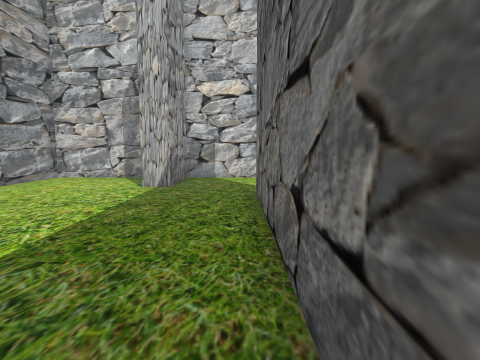
View 1 (above)

19 first-person views from a walk through a Unity game level. The camera is 1.3 m above the floor, tilts 6° down and sees 80° across. The floor is counted in squares, 1 m on a side. Each view is taken from the middle of a square. On the plan, view 1 faces up. The plan holds only what a view shows up to about 13 squares ahead; the rest is blank. The place goes on beyond the plan. Some surface patterns are stand-ins.

View 2
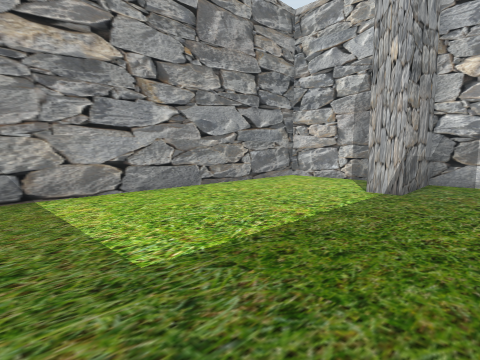

View 3
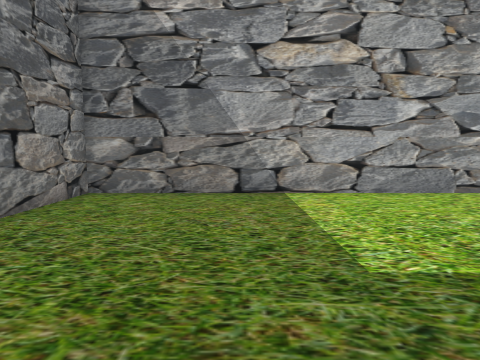

View 4
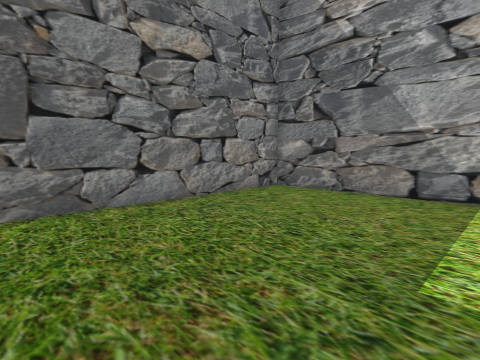

View 5
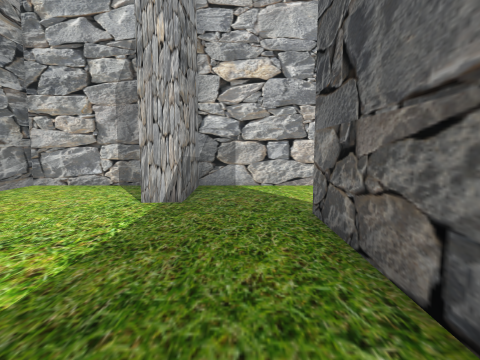

View 6
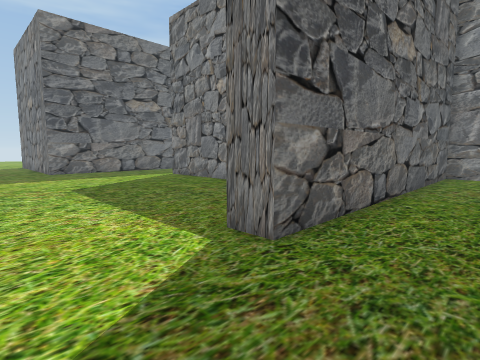

View 7
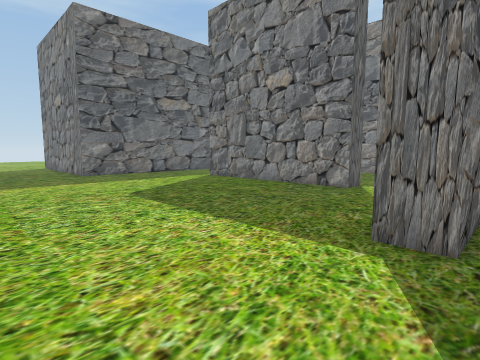

View 8
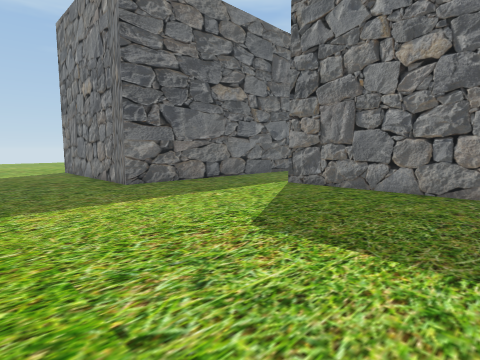

View 9
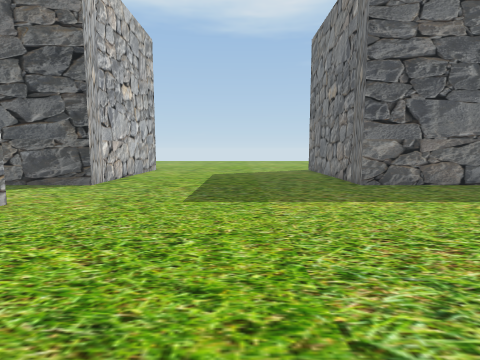

View 10
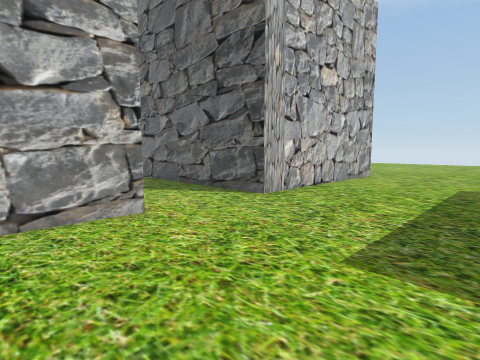

View 11
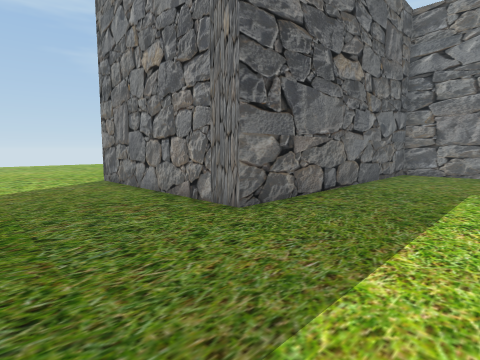

View 12
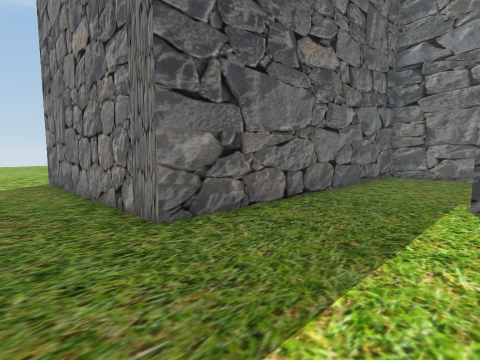

View 13
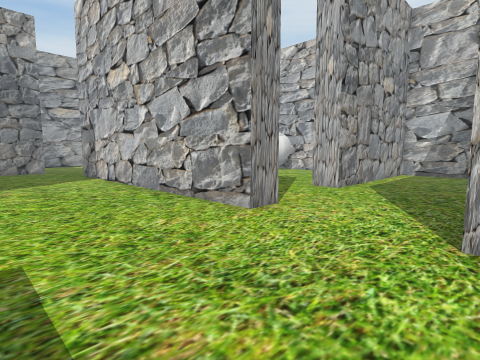

View 14
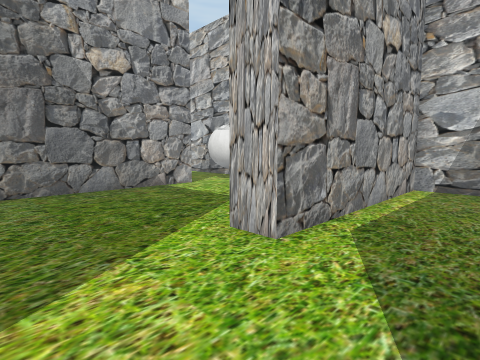

View 15
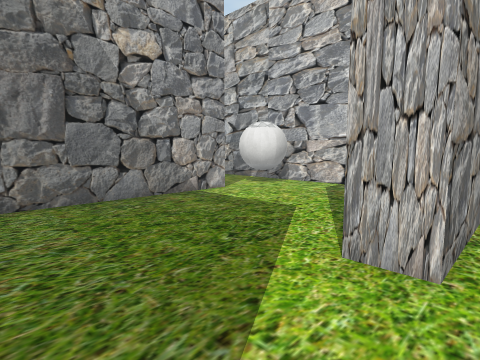

View 16
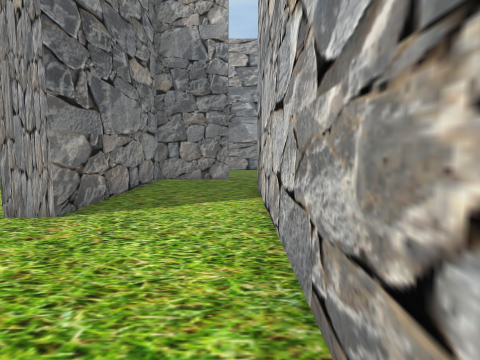

View 17
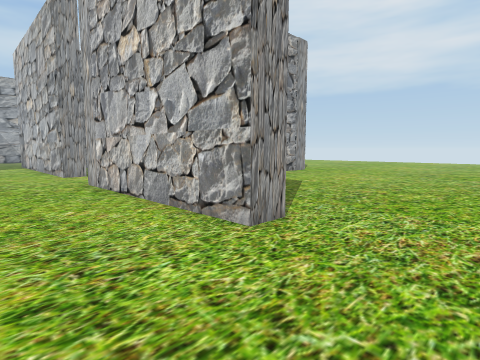

View 18
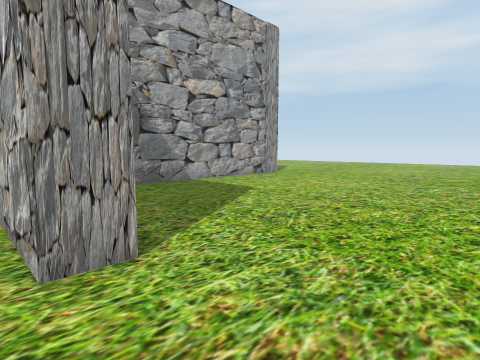

View 19
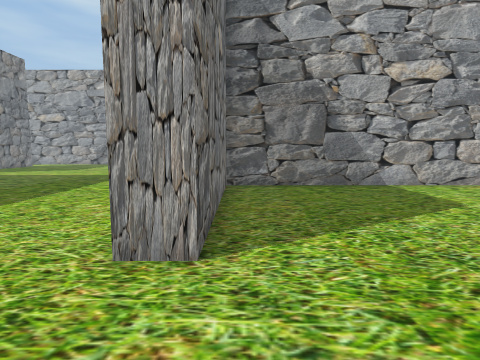

### Floor plan
Points are (right, up) in squares from view 1. A wall is a line through its corners. A room is listed if a view was taken in it or the views show most of it. See-through windows are left out.
Room 1 (views 1, 2, 3, 4, 5)
walls: (-2.4, 10) (-3.5, 10); (-4.6, 13.4) (-8.6, 13.4) (-8.6, -3.6) (0.5, -3.5) (0.5, 8.8)
ways out: opening at (-1, 9.3) to room 2
Room 2 (views 6, 7, 8, 9, 10, 11, 12, 13, 14, 15, 16, 17, 18, 19)
walls: (11.8, 19.6) (11.8, 18.6) (0.2, 18.6); (1.8, 13.4) (-2.5, 13.4) (-2.4, 10); (0.5, 8.8) (1.5, 8.8); (4.2, 2.4) (4.2, 3.5) (11.8, 3.5); (16.5, 28.9) (16.5, 19.5) (23.8, 19.5) (23.8, 18.6) (15.5, 18.6) (15.5, 25); (4.5, 26.9) (4.5, 20.6); (11.5, 29.5) (11.5, 23.3) (10.5, 23.3); (-2.6, 16.5) (-2.5, 14.4) (4.5, 14.4) (4.5, 13.4); (15.5, -3.1) (15.5, 8.5) (23.8, 8.5); (12.4, -3.5) (15, -3.5)
ways out: opening at (-1, 9.3) to room 1; opening at (-1, 18); gap at (4, 27)
objects: ball (4, 28) to (5, 29)

Where each view was taken, in squares from view 1:
view 1: 0 up, 0 right, facing up
view 2: 1 up, 0 right, facing up-left
view 3: 1 up, 0 right, facing left
view 4: 3 up, 0 right, facing down-left
view 5: 3 up, 1 left, facing up
view 6: 12 up, 2 left, facing down-right
view 7: 13 up, 0 right, facing down-right
view 8: 13 up, 5 right, facing down-right
view 9: 13 up, 5 right, facing right
view 10: 13 up, 9 right, facing up-right
view 11: 13 up, 11 right, facing down-right
view 12: 11 up, 11 right, facing down-right
view 13: 14 up, 16 right, facing up-left
view 14: 20 up, 14 right, facing up-left
view 15: 20 up, 12 right, facing up-left
view 16: 18 up, 10 right, facing left
view 17: 15 up, 27 right, facing up-left
view 18: 18 up, 27 right, facing up-left
view 19: 20 up, 27 right, facing left
